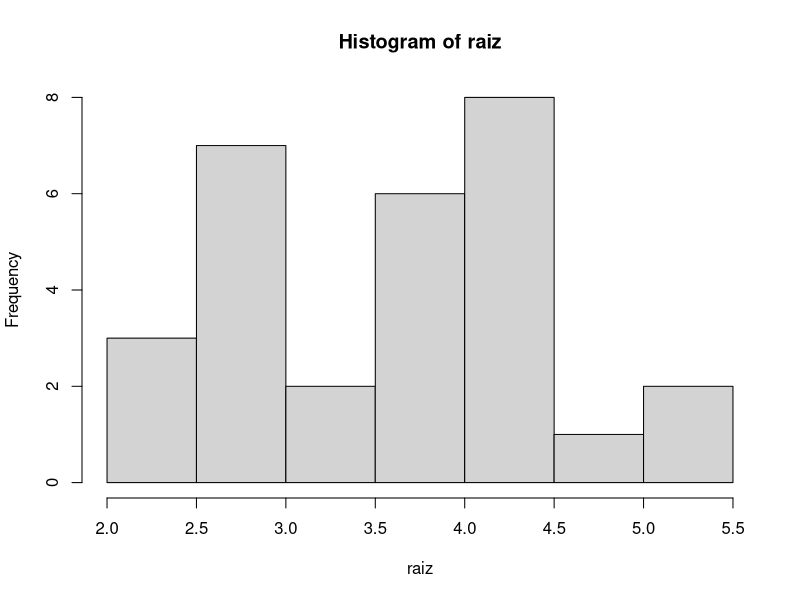

R code for this plot:
# =============================================================================
#  Bioestadística — Facultad de Ciencias Agrarias - UNJu — Licenciatura en Ciencias Biológicas - AÑO 2026
#  Trabajo Práctico 6: Distribución Chi Cuadrado
#  Ejercicios de práctica de clase
#  Jefe de Trabajos Prácticos: Ing. Juan Manuel Solís; Ayudante 2da: Sr. Daniel Vilca
# =============================================================================

#  Instrucción general
#  Para cada trabajo presentado durante la materia de Epistemología, se solicitará responder una
#  pregunta de investigación que suponga la realización de una prueba inferencial basada en chi cuadrado.
#  Debe identificar la variable aletoria, el nombre de la prueba estadística que debe aplicarse,
#  los supuestos distribuciones si corresponde, el estadístico de prueba y la estimación del parámetro
#  asociado.

# ============================================================================
# EJEMPLO 1
# Trabajo ¿Cómo afectan distintas concentraciones NaCl, en la germinación y el crecimiento inicial de la plántula de poroto (Phaseolus vulgaris)? 
# Barbero Celeste, Ruiz Loba Camila y Valeriano Mariel
# (Datos obtenidos del trabajo Responses of linseed genotypes to salinity stress during early seedling growth
# Hosna Kohinoor1*, M. Shalim Uddin1, N. A. Sultana1, Debi Rani Dutta1 and Abul Kashem Chowdhury)

# 1) Reconocer la pregunta de investigación, los objetivos del trabajo, y la o las variables analizadas.
# 2) Los siguientes son los promedios de la longitud radicular en cm de plántulas recién germinadas de
# diferentes genotipos de poroto, en condiciones de ausencia de salinidad.

raiz = c(
  4.25, 3.88, 4.40, 5.13, 5.18, 4.93, 3.68, 3.75, 4.48,
  4.13, 2.80, 4.26, 2.05, 2.42, 3.33, 2.52, 2.88, 2.59,
  2.31, 2.86, 3.20, 3.00, 3.83, 2.65, 3.57, 3.67, 4.06,
  4.10, 4.43
)
raiz
N = length(raiz)
N

# a) ¿Se puede asumir que la población de longitudes radiculares de plántulas de diferentes genotipos de porotos es normal?
# b) ¿Se puede asumir que dicha población tiene una varianza mayor a 0,28? Realice una estimación de la variancia poblacional.

# a)
hist(raiz, breaks = 8)
shapiro.test(raiz)

# b)

sigma2 = 0.28 # Parámetro de dispersión
s2 = var(raiz)
sigma2; s2

# H0: sigma2 <= 0.28
# H1: sigma2 > 0.28

alfa = 0.05 # nivel de significación

chi2 = (N-1)* s2 / sigma2; chi2
1 - pchisq(chi2, N-1)

(1 - pchisq(chi2, N-1)) < alfa

# Decisión: se rechaza H0
# Conclusión: Hay evidencia estadística para afirmar que \\
# los datos provienen de una población con varianza > 0,28

(N-1)* s2 / c(qchisq(0.975,N-1), qchisq(0.025,N-1))

# ============================================================================
# EJEMPLO 2
# Trabajo: "Desarrollo embrionario de Rhinella arenarum en un ambiente urbano
# y en un ambiente natural"
# Nina Antonela Aylen, Catacata Isabela Alejandra, Mendoza Nina Itatí Guadalupe
# (Datos simulados con fines didácticos)

# 1) Reconocer la pregunta de investigación, los objetivos del trabajo, y la o las variables analizadas.
# 2) La siguiente es una tabla de contingencia con las frecuencias observadas
# de presencia/ausencia de variaciones morfológicas externas en embriones y
# larvas tempranas (estadios 1–25 de Gosner) de Rhinella arenarum, según el
# tipo de ambiente (urbano vs. natural).

# Ambiente urbano:  42 con variación / 78 sin variación
# Ambiente natural: 18 con variación / 102 sin variación

tabla = matrix(c(42, 78,18, 102),nrow = 2, byrow = TRUE)
colnames(tabla) <- c("Variación presente", "Variación ausente")
rownames(tabla) <- c("Ambiente urbano", "Ambiente natural")

tabla

# a) ¿Existe asociación entre el tipo de ambiente y la presencia de variaciones
#    morfológicas externas en el desarrollo temprano de R. arenarum?
# b) Estime las frecuencias esperadas y los grados de libertad.
# c) ¿En este ejercicio corresponde hacer una prueba de normalidad?
# d) ¿Corresponde realizar un ajuste por continuidad?

# a)

chisq.test(tabla)
addmargins(tabla)

# ============================================================================
# EJEMPLO 3
# Trabajo: "Influencia del alumbrado LED sobre poblaciones de lepidópteros
# nocturnos del Parque Lineal Xibi-Xibi en San Salvador de Jujuy"
# Guzmán Lara Valeria, Liberatori Celeste, Salas Camila Victoria,
# Saavedra Mauricio Arturo A., Vargas Ana Melina Gianella
# (Datos simulados con fines didácticos - 2026)

# 1) Reconocer la pregunta de investigación, los objetivos del trabajo, y la o las variables analizadas.
# 2) La siguiente es una tabla de frecuencias observadas del número de polillas
# nocturnas capturadas por trampa de red en un intervalo fijo de tiempo, en
# 100 trampas distribuidas en sectores iluminados del Parque Lineal Xibi-Xibi.

# Número de polillas por trampa:  0    1    2    3    4
# Frecuencia observada (trampas): 40   32   18   7    3

polillas = c("0" = 40, "1" = 32, "2" = 18, "3" = 7, "4" = 3)
polillas
sum(polillas)

# a) ¿Se puede asumir que el número de polillas capturadas por trampa sigue
#    una distribución de Poisson con lambda = 1?
# b) Calcule las frecuencias esperadas bajo el modelo Poisson.
options(decimal=2)
p = dpois(0:4, lambda = 1); p
p[5] = 1 - sum(dpois(0:3, lambda = 1))
sum(p)
chisq.test(polillas, p = p)

# H0: los datos se ajustan a una P(1)
# H1: los datos no se ajustan a una P(1)
 # Como p-valor > alfa, no hay evidencia para rechazar H0
# Mis datos se pueden modelar como una P(1)

dpois(5, 1) * 500

# ============================================================================
# EJEMPLO 4
# Trabajo: "Regeneración del sotobosque nativo bajo la expansión de
# Ligustrum lucidum en las Yungas"
# Aramayo, A., Baldo, S., Díaz, C., Muñoz, P., Ritú, I., Ritzer, I.
# (Datos simulados con fines didácticos)

# 1) Reconocer la pregunta de investigación, los objetivos del trabajo, y la o las variables analizadas.
# 2) La siguiente es una distribución de frecuencias observadas del número de plántulas
# y renovales de especies nativas del sotobosque, registradas en parcelas
# agrupadas según cuatro niveles de cobertura de Ligustrum lucidum
# (criterio de cuartiles: 1 = bajo, 2 = medio-bajo, 3 = medio-alto, 4 = alto).

regeneracion = c("1" = 85, "2" = 62, "3" = 40, "4" = 23)

regeneracion

# a) Bajo la hipótesis nula de que la cobertura de Ligustrum lucidum no tiene
#    efecto sobre la regeneración, ¿como se distribuyen las frecuencias observadas
#    entre los cuatro niveles de cobertura?
# b) Aplique la prueba de chi-cuadrado de bondad de ajuste a frecuencias
#    teóricas y concluya.

N = sum(regeneracion); N
p = c(0.25, 0.25, 0.25, 0.25)
p = rep(0.25,4)
p
chisq.test(regeneracion, p = p)

# ============================================================================
# EJERCICIOS DE CLASE
# ============================================================================
# EJEMPLO 5 — Inferencia para la varianza (intervalo de confianza)
# Trabajo: "Variabilidad del peso de semillas de quinua (Chenopodium quinoa)
# en la Puna jujeña"
# (Datos simulados con fines didácticos)

# Los siguientes son los pesos (g) de 15 semillas de quinua seleccionadas
# al azar de un lote de la Puna jujeña.

peso = c(2.8, 3.1, 2.9, 3.4, 3.0, 2.7, 3.2, 3.3, 2.6, 3.5, 2.9, 3.1, 3.0, 3.2, 2.8)

# a) Estime la varianza muestral e intervalos de confianza del 95% para la
#    varianza poblacional del peso de semillas.
# b) ¿Se puede afirmar que la desviación estándar poblacional es menor a 0,5 g?
#    Justifique con el intervalo obtenido.

# ============================================================================


# ============================================================================
# EJEMPLO 6 — Prueba de independencia (tabla de contingencia 3x2)
# Trabajo: "Hábitos de nidificación de abejas nativas (Meliponini) en tres
# tipos de sustrato en las Yungas jujeñas"
# (Datos simulados con fines didácticos)

# La siguiente es una tabla de contingencia con las frecuencias observadas
# de nidos de abejas nativas según el tipo de sustrato (árbol vivo, tronco
# caído, suelo) y la presencia/ausencia de actividad reproductiva.

nidos = matrix(c(35, 15, 20, 30, 10, 40), nrow = 3, byrow = TRUE)

colnames(nidos) = c("Con actividad", "Sin actividad")
rownames(nidos) = c("Árbol vivo", "Tronco caído", "Suelo")

nidos

# a) ¿Existe asociación entre el tipo de sustrato y la presencia de actividad
#    reproductiva en los nidos de abejas nativas? 
# b) Calcule las frecuencias esperadas.

# ============================================================================


# ============================================================================
# EJEMPLO 7 — Prueba de ajuste a distribución binomial
# Trabajo: "Proporción de semillas germinadas de algarrobo (Prosopis alba)
# en condiciones controladas"
# (Datos simulados con fines didácticos)

# Se sembraron 10 semillas de algarrobo (sin escarificar) en cada una de 50 bandejas y se
# registró el número de semillas germinadas por bandeja.

germinadas = c("0" = 2, "1" = 5, "2" = 10, "3" = 13, "4" = 10, "5" = 6, "6" = 3, "7" = 1)

germinadas

# a) ¿Se puede asumir que el número de semillas germinadas por bandeja sigue
#    una distribución binomial con n = 10 y p = 0,3?
# b) Calcule las frecuencias esperadas bajo el modelo binomial.

# ============================================================================


# ============================================================================
# EJEMPLO 8 — Prueba de frecuencias esperadas (bondad de ajuste)
# Trabajo: "Preferencia de hábitat de la rana marsupial (Gastrotheca
# christiani) en las Yungas jujeñas"
# (Datos simulados con fines didácticos)

# Se registraron 120 individuos de Gastrotheca christiani en cuatro
# microhábitats. Bajo la hipótesis nula de ausencia de preferencia, se
# espera que los individuos se distribuyan de manera semejante entre los
# cuatro microhábitats.

microhabitat = c("Bromelias" = 45, "Hojarasca" = 30, "Ramas" = 25, "Suelo" = 20)

microhabitat

# a) ¿Se puede asumir que la rana marsupial no tiene preferencia por ninguno
#    de los cuatro microhábitats?
# b) Calcule las frecuencias esperadas bajo la hipótesis de equiprobabilidad.

# ============================================================================
